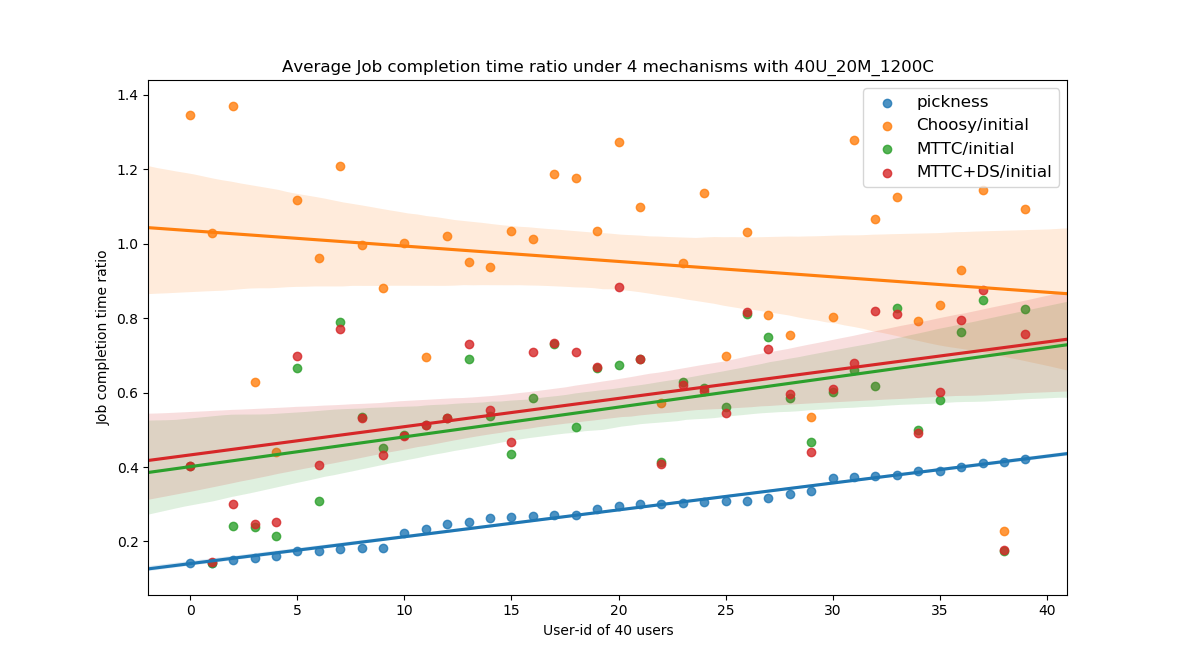

The script that drew this image:
import json
from collections import OrderedDict
import os
import numpy as np
import matplotlib.pyplot as plt
import seaborn as sns

np.random.seed(52)
# attention! this seed '52' has to be exact same with 'main.py'

full_path = os.path.realpath(__file__)
path, filename = os.path.split(full_path)


user_number = 40
machine_number = 20
num_core = 1200

# preference value
preference_value = np.random.random((user_number, machine_number))
# print("preference_value: ", preference_value)

# add 'hard constrait probability' in preference value
probability = np.random.random((user_number, machine_number))
# 50% to be hard constraint
preference_value[probability <= 0.5] = 0
# print("preference_value+hard_constraint: ", preference_value)

largest_one_per_row = np.amax(preference_value, axis=1)

normalized_preference_value = preference_value / largest_one_per_row[:, None]


user_pickness = []
pickness_value = np.sum(
    normalized_preference_value, axis=1) / machine_number

# print("pickness_value: ", pickness_value)
# print("sorted pickness_value: ", sorted(pickness_value))

for i, value in enumerate(pickness_value):
    user_pickness.append([i, value])
# print("user_pickness: ", user_pickness)

user_id = []
user_id_pickness = []

for index in sorted(user_pickness, key=lambda user: user[1]):
    user_id.append(index[0])
    user_id_pickness.append(index[1])

# print(user_id)
# print(user_id_pickness)

A = []
B = []
C = []
D = []

for file in os.listdir(path):
    if file.endswith(".json"):
        if str("NoWait_initial") in str(file):
            profile_path = os.path.join(path, file)
            profile = json.load(open(profile_path, 'r'),
                                object_pairs_hook=OrderedDict)
            for user_id, jobs in profile.items():
                total_duration = 0
                for job_id, job_info in jobs.items():
                    total_duration = total_duration + job_info["duration"]
                average_duration = total_duration / len(jobs)
                A.append(int(average_duration))
        elif str("isolated+DS_Choosy+MMF") in str(file):
            profile_path = os.path.join(path, file)
            profile = json.load(open(profile_path, 'r'),
                                object_pairs_hook=OrderedDict)
            for user_id, jobs in profile.items():
                total_duration = 0
                for job_id, job_info in jobs.items():
                    total_duration = total_duration + job_info["duration"]
                average_duration = total_duration / len(jobs)
                B.append(int(average_duration))
        elif str("NoWait_MTTC") in str(file):
            profile_path = os.path.join(path, file)
            profile = json.load(open(profile_path, 'r'),
                                object_pairs_hook=OrderedDict)
            for user_id, jobs in profile.items():
                total_duration = 0
                for job_id, job_info in jobs.items():
                    total_duration = total_duration + job_info["duration"]
                average_duration = total_duration / len(jobs)
                C.append(int(average_duration))
        elif str("isolated+DS_MTTC") in str(file):
            profile_path = os.path.join(path, file)
            profile = json.load(open(profile_path, 'r'),
                                object_pairs_hook=OrderedDict)
            for user_id, jobs in profile.items():
                total_duration = 0
                for job_id, job_info in jobs.items():
                    total_duration = total_duration + job_info["duration"]
                average_duration = total_duration / len(jobs)
                D.append(int(average_duration))

# print("the runtime in mechanism-A: ", A)
# print("the runtime in mechanism-B: ", B)
# print("the runtime in mechanism-C: ", C)
# print("the runtime in mechanism-D: ", D)

BA = list(map(lambda x: x[0] / x[1], zip(B, A)))
CA = list(map(lambda x: x[0] / x[1], zip(C, A)))
DA = list(map(lambda x: x[0] / x[1], zip(D, A)))

BA_pv = [x for _, x in sorted(zip(pickness_value, BA))]
CA_pv = [x for _, x in sorted(zip(pickness_value, CA))]
DA_pv = [x for _, x in sorted(zip(pickness_value, DA))]

# print("the runtime in BA: ", BA)
# print("the runtime in CA: ", CA)
# print("the runtime in DA: ", DA)

# print("the runtime in BA-sum (overall speedup): ", sum(BA) / len(BA))
# print("the runtime in CA-sum (overall speedup): ", sum(CA) / len(CA))
# print("the runtime in DA-sum (overall speedup): ", sum(DA) / len(DA))

# print("the runtime in BA_pv: ", BA_pv)
# print("the runtime in CA_pv: ", CA_pv)
# print("the runtime in DA_pv: ", DA_pv)


sns.regplot(np.asarray(range(user_number)),
            np.asarray(user_id_pickness), label="pickness")
sns.regplot(np.asarray(range(user_number)),
            np.asarray(BA_pv), label="Choosy/initial")
sns.regplot(np.asarray(range(user_number)),
            np.asarray(CA_pv), label="MTTC/initial")
sns.regplot(np.asarray(range(user_number)),
            np.asarray(DA_pv), label="MTTC+DS/initial")

plt.xlabel('User-id of 40 users')
plt.ylabel('Job completion time ratio')
plt.title('Average Job completion time ratio under 4 mechanisms with 40U_20M_1200C')
plt.legend(loc='upper right', fontsize=12)
plt.show()
